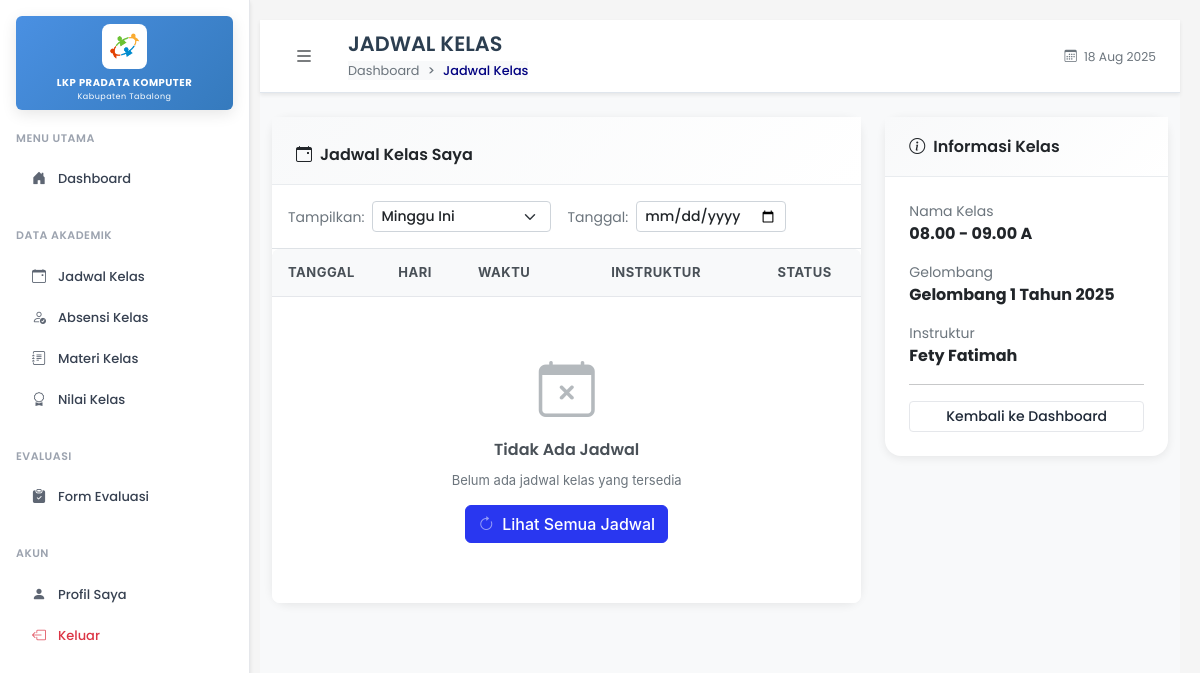
Before: /pages/siswa/jadwal/index.php (signed in) with the older database file.
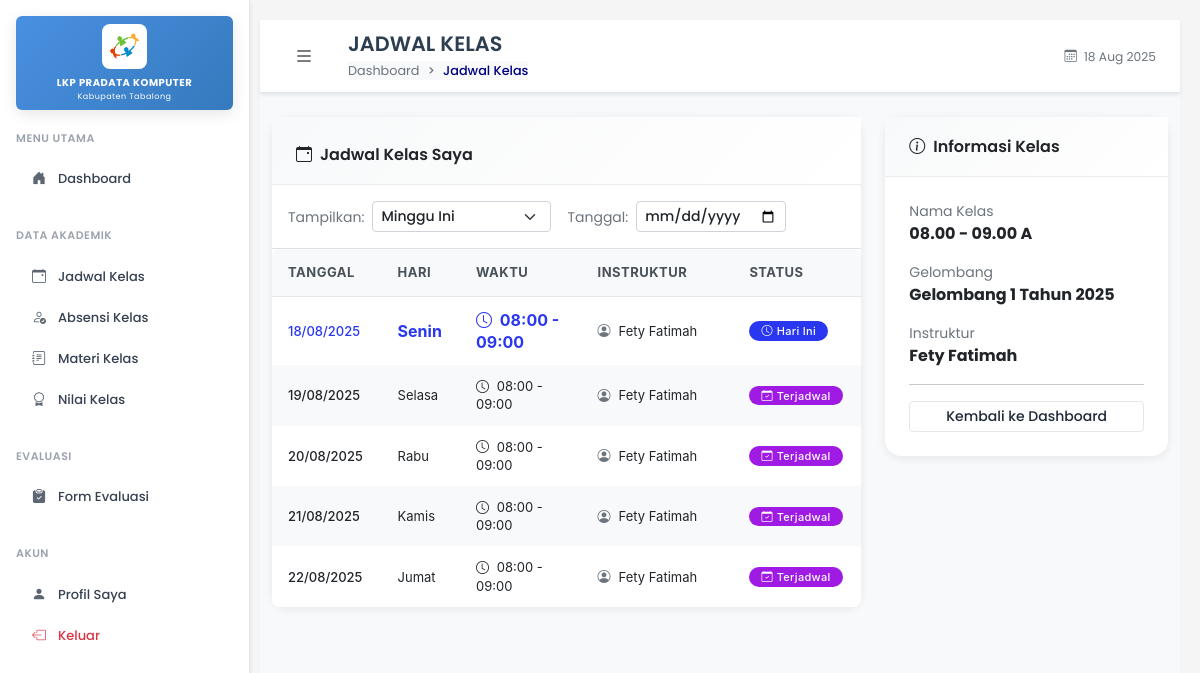
After: the same page with the newer database file.
### tables this page shows
CREATE TABLE `jadwal` (
  `id_jadwal` int(11) NOT NULL,
  `id_kelas` int(11) DEFAULT NULL,
  `id_instruktur` int(11) DEFAULT NULL,
  `tanggal` date DEFAULT NULL,
  `waktu_mulai` time DEFAULT NULL,
  `waktu_selesai` time DEFAULT NULL
);

CREATE TABLE `instruktur` (
  `id_instruktur` int(11) NOT NULL,
  `id_user` int(11) DEFAULT NULL,
  `nik` varchar(16) DEFAULT NULL,
  `nama` varchar(100) DEFAULT NULL,
  `jenis_kelamin` enum('Laki-Laki','Perempuan') DEFAULT NULL,
  `angkatan` varchar(100) DEFAULT NULL,
  `status_aktif` enum('aktif','nonaktif') DEFAULT 'aktif',
  `pas_foto` varchar(255) DEFAULT NULL,
  `email` varchar(100) DEFAULT NULL
);

### pages/siswa/jadwal/index.php (the view, shortened to what the changed rows need)
<?php
require_once '../../../includes/auth.php';
include '../../../includes/db.php';
$stmt = $conn->prepare("SELECT s.*, k.nama_kelas, g.nama_gelombang, i.nama as nama_instruktur
                       FROM siswa s
                       LEFT JOIN kelas k ON s.id_kelas = k.id_kelas
                       LEFT JOIN gelombang g ON k.id_gelombang = g.id_gelombang
                       LEFT JOIN instruktur i ON k.id_instruktur = i.id_instruktur
                       WHERE s.id_user = ?");
$stmt->bind_param("i", $_SESSION['user_id']);
$stmt->execute();
$siswaData = $stmt->get_result()->fetch_assoc();
$filterPeriode = isset($_GET['filter_periode']) ? $_GET['filter_periode'] : 'week';
$filterTanggal = isset($_GET['filter_tanggal']) ? $_GET['filter_tanggal'] : '';
$whereConditions = ["j.id_kelas = ?"];
$params = [$siswaData['id_kelas']];
if (!empty($filterTanggal)) {
    $whereConditions[] = "j.tanggal = ?";
    $params[] = $filterTanggal;
} else {
    switch($filterPeriode) {
        case 'week':
            $startOfWeek = date('Y-m-d', strtotime('monday this week'));
            $endOfWeek = date('Y-m-d', strtotime('sunday this week'));
            $whereConditions[] = "j.tanggal BETWEEN ? AND ?";
            $params[] = $startOfWeek;
            $params[] = $endOfWeek;
            break;
    }
}
$whereClause = 'WHERE ' . implode(' AND ', $whereConditions);
$orderClause = "ORDER BY j.tanggal ASC, j.waktu_mulai ASC";
$query = "SELECT j.*,
          i.nama as nama_instruktur,
          CASE DAYNAME(j.tanggal)
            WHEN 'Monday' THEN 'Senin'
            WHEN 'Tuesday' THEN 'Selasa'
            WHEN 'Wednesday' THEN 'Rabu'
            WHEN 'Thursday' THEN 'Kamis'
            WHEN 'Friday' THEN 'Jumat'
            WHEN 'Saturday' THEN 'Sabtu'
            WHEN 'Sunday' THEN 'Minggu'
          END as hari_indonesia
          FROM jadwal j
          LEFT JOIN instruktur i ON j.id_instruktur = i.id_instruktur
          $whereClause
          $orderClause";
$stmt = mysqli_prepare($conn, $query);
if ($stmt) {
    $types = str_repeat('s', count($params));
    mysqli_stmt_bind_param($stmt, $types, ...$params);
    mysqli_stmt_execute($stmt);
    $result = mysqli_stmt_get_result($stmt);
} else {
    $result = false;
}
?>
<!DOCTYPE html>
<html lang="id">
<head>
  <link rel="stylesheet" href="../../../assets/css/bootstrap.min.css" />
  <link rel="stylesheet" href="../../../assets/css/bootstrap-icons.css" />
  <link rel="stylesheet" href="../../../assets/css/fonts.css" />
  <link rel="stylesheet" href="../../../assets/css/styles.css" />
</head>
<body>
  <div class="d-flex">
    <div class="flex-fill main-content">
      <nav class="top-navbar">
        <div class="container-fluid px-3 px-md-4">
          <div class="d-flex align-items-center">
            <div class="d-flex align-items-center flex-grow-1">
              <div class="page-info">
                <h2 class="page-title mb-1">JADWAL KELAS</h2>
              </div>
            </div>
          </div>
        </div>
      </nav>
      <div class="container-fluid mt-4">
        <div class="row">
          <div class="col-lg-8">
            <div class="card content-card">
              <div class="table-responsive">
                <table class="custom-table mb-0">
                  <thead>
                    <tr>
                      <th width="15%">Tanggal</th>
                      <th width="12%">Hari</th>
                      <th width="20%">Waktu</th>
                      <th width="25%">Instruktur</th>
                      <th width="15%">Status</th>
                    </tr>
                  </thead>
                  <tbody>
                    <?php if ($result && mysqli_num_rows($result) > 0): ?>
                      <?php while ($jadwal = mysqli_fetch_assoc($result)): ?>
                        <?php
                        $tanggalJadwal = strtotime($jadwal['tanggal']);
                        $today = strtotime(date('Y-m-d'));
                        $isToday = $tanggalJadwal == $today;
                        $isPast = $tanggalJadwal < $today;
                        ?>
                        <tr class="<?= $isToday ? 'table-primary' : '' ?>">
                          <td class="align-middle">
                            <div class="fw-medium <?= $isToday ? 'text-primary' : ($isPast ? 'text-muted' : '') ?>">
                              <?= date('d/m/Y', strtotime($jadwal['tanggal'])) ?>
                            </div>
                          </td>
                          <td class="align-middle">
                            <span class="<?= $isToday ? 'text-primary fw-bold' : '' ?>">
                              <?= htmlspecialchars($jadwal['hari_indonesia']) ?>
                            </span>
                          </td>
                          <td class="align-middle">
                            <div class="<?= $isToday ? 'text-primary fw-bold' : '' ?>">
                              <i class="bi bi-clock me-1"></i>
                              <?= date('H:i', strtotime($jadwal['waktu_mulai'])) ?> -
                              <?= date('H:i', strtotime($jadwal['waktu_selesai'])) ?>
                            </div>
                          </td>
                          <td class="align-middle">
                            <div class="d-flex align-items-center">
                              <i class="bi bi-person-circle me-2 text-muted"></i>
                              <span><?= htmlspecialchars($jadwal['nama_instruktur']) ?></span>
                            </div>
                          </td>
                          <td class="align-middle">
                            <?php if($isToday): ?>
                              <span class="badge bg-primary px-2 py-1">
                                <i class="bi bi-clock me-1"></i>Hari Ini
                              </span>
                            <?php elseif($isPast): ?>
                              <span class="badge bg-success px-2 py-1">
                                <i class="bi bi-check-circle me-1"></i>Selesai
                              </span>
                            <?php else: ?>
                              <span class="badge bg-secondary px-2 py-1">
                                <i class="bi bi-calendar-check me-1"></i>Terjadwal
                              </span>
                            <?php endif; ?>
                          </td>
                        </tr>
                      <?php endwhile; ?>
                    <?php else: ?>
                      <tr>
                        <td colspan="6" class="text-center">
                          <div class="empty-state py-5">
                            <i class="bi bi-calendar-x display-4 text-muted mb-3 d-block"></i>
                            <h5>Tidak Ada Jadwal</h5>
                            <p class="mb-3 text-muted">
                              <?php if (!empty($filterTanggal) || $filterPeriode != 'week'): ?>
                                Tidak ada jadwal pada periode yang dipilih
                              <?php else: ?>
                                Belum ada jadwal kelas yang tersedia
                              <?php endif; ?>
                            </p>
                            <a href="?" class="btn btn-primary">
                              <i class="bi bi-arrow-clockwise me-2"></i>Lihat Semua Jadwal
                            </a>
                          </div>
                        </td>
                      </tr>
                    <?php endif; ?>
                  </tbody>
                </table>
              </div>
            </div>
          </div>
        </div>
      </div>
    </div>
  </div>
</body>
</html>

Changed rows visible on the page:
added jadwal: tanggal "18/08/2025", hari_indonesia "Senin", waktu_mulai "08:00", waktu_selesai "09:00", id_instruktur.nama "Fety Fatimah", shows "Hari Ini"
added jadwal: tanggal "19/08/2025", hari_indonesia "Selasa", waktu_mulai "08:00", waktu_selesai "09:00", id_instruktur.nama "Fety Fatimah", shows "Terjadwal"
added jadwal: tanggal "20/08/2025", hari_indonesia "Rabu", waktu_mulai "08:00", waktu_selesai "09:00", id_instruktur.nama "Fety Fatimah", shows "Terjadwal"
added jadwal: tanggal "21/08/2025", hari_indonesia "Kamis", waktu_mulai "08:00", waktu_selesai "09:00", id_instruktur.nama "Fety Fatimah", shows "Terjadwal"
added jadwal: tanggal "22/08/2025", hari_indonesia "Jumat", waktu_mulai "08:00", waktu_selesai "09:00", id_instruktur.nama "Fety Fatimah", shows "Terjadwal"
Other visible differences:
text no longer shown: "Tidak Ada Jadwal Belum ada jadwal kelas yang tersedia Lihat Semua Jadwal"
